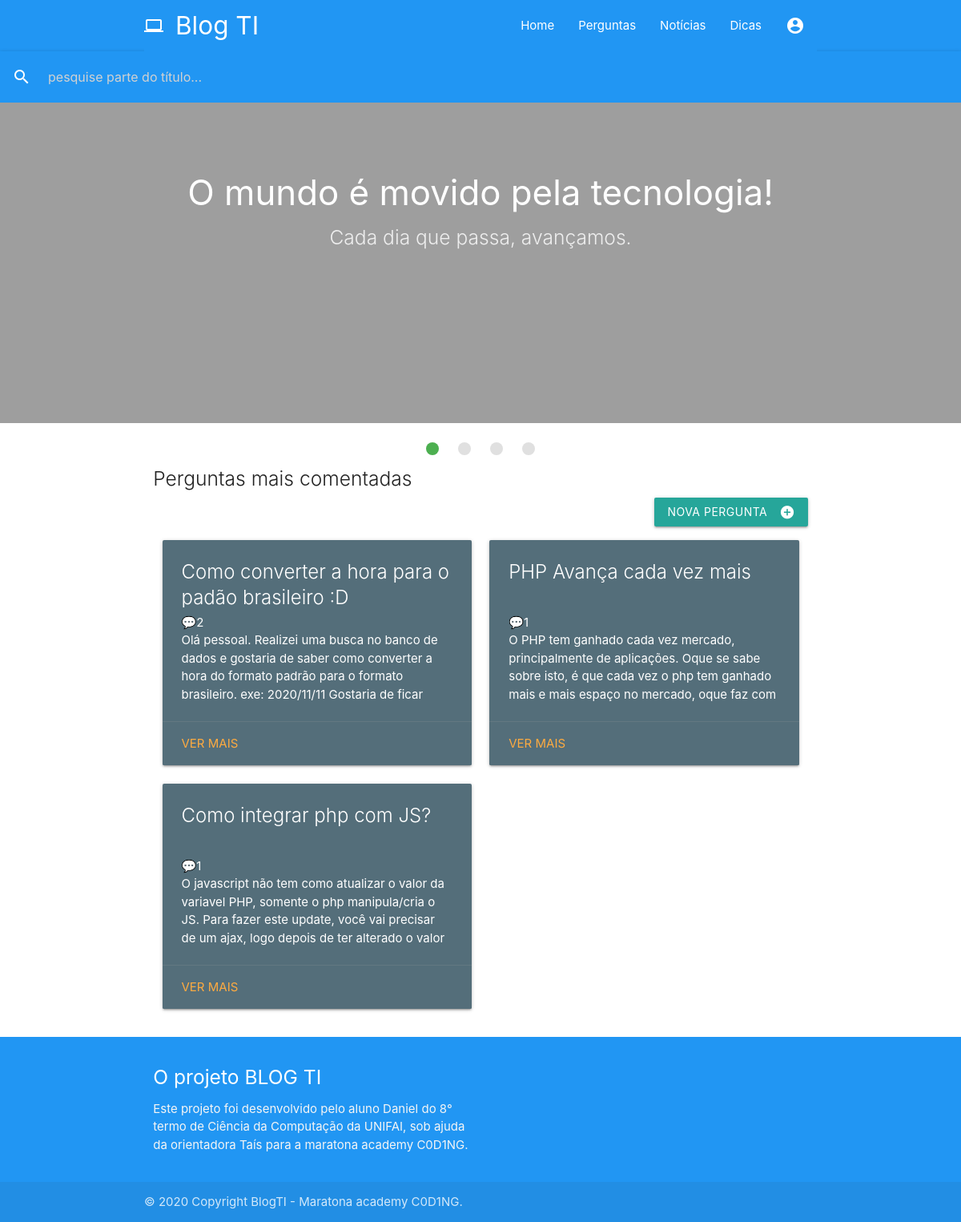
The page / on the database its author committed.
### tables this page shows
CREATE TABLE `Post` (
  `id_post` int(11) NOT NULL,
  `tipo_post` int(11) NOT NULL,
  `titulo` varchar(255) NOT NULL,
  `descricao` longtext NOT NULL,
  `linguagem_programacao` int(11) NOT NULL,
  `id_usuario` int(11) NOT NULL,
  `dataHora` datetime NOT NULL,
  `resolvido` int(11) DEFAULT NULL
);

### model/posts.php (called while the page is built, shortened)
<?php
     class Posts{
        public function ListaPerguntaComentadas(){
         $sql = "SELECT * FROM BuscaPostComents ";
        $objetdoConexao =  mysqli_connect('localhost','root','','blogti');
        $resultado = mysqli_query($objetdoConexao, $sql);
        return  $resultado;
       }
      public function  totalComentario($id){
            $objetdoConexao =  mysqli_connect('localhost','root','','blogti');
            $sql = "select * from Comentarios where id_post = $id";
          $resultado = mysqli_query($objetdoConexao, $sql);
          $dados = mysqli_num_rows($resultado);
          return $dados;
     }
}

### index.php (the view, shortened to what this page needs)
<?php
include ("model/posts.php");
$post = new Posts();
echo "<link rel=”stylesheet” type=”text/css” href=”css/custom” />"
?>
<!DOCTYPE html>
  <html>
    <head>
       <link hel="stylesheet" href="css/custom.css">
        <link rel="stylesheet" type="text/css" href="/styles.css" media="screen" />
        <link rel="stylesheet" href="https://cdnjs.cloudflare.com/ajax/libs/materialize/1.0.0/css/materialize.min.css">
         <link hel="stylesheet" href="css/custom.css">
    </head>
    <body>
      <nav class="blue">
    <div class="container ">
      <div class="nav-wrapper blue">
      <a href="#!" class="brand-logo"><i class="material-icons">computer
</i>Blog TI</a>
      <ul class="right hide-on-med-and-down">
        <li><a href="./">Home</a></li>
        <li><a href="view/perguntas.php">Perguntas</a></li>
        <li><a href="view/noticias.php">Notícias</a></li>
        <li><a href="view/dicas.php">Dicas</a></li>
        <li><a href="view/login.php"><i class="material-icons">account_circle</i></a></li>
      </ul>
    </div>
  </nav>
<nav class="blue">
    <div class="nav-wrapper">
      <form  action="controller/controlador.php" method="POST">
        <div class="input-field">
          <input id="search" type="search" name="search" placeholder="pesquise parte do título..."  required>
          <label class="label-icon" for="search" name="search"><i class="material-icons">search</i></label>
          <i class="material-icons">close</i>
        </div>
      </form>
    </div>
  </nav>
     <div class="slider">
    <ul class="slides">
      <li>
        <img src="http://www.ibes.med.br/wp-content/uploads/2018/11/sistema-1-1110x550.jpg">
        <div class="caption center-align">
          <h3>O mundo é movido pela tecnologia!</h3>
          <h5 class="light grey-text text-lighten-3">Cada dia que passa, avançamos.</h5>
        </div>
      </li>
    </ul>
  </div>
<div class="row container">
    <section class=" col s12 m6 l12">
      <h5 class="light">Perguntas mais comentadas</h5>
           <a href="view/login.php" class="waves-effect waves-light btn" style="float: right;"><i class="material-icons right">add_circle</i>Nova pergunta</a>
           <br/>
           <br/>
      <?php
          $Postagem = $post->ListaPerguntaComentadas();
          while($conteudo = mysqli_fetch_array($Postagem)):
            $totalcoments = $post->totalComentario($conteudo['id_post']);
          ?>
            <article class="col s12 l6 xl4">
            <div class="card blue-grey darken-1" >
            <div class="card-content white-text">
              <span class="card-title"style="height: 60px; overflow: hidden;"><?php echo $conteudo['titulo'] ?></span>
              <div style="height: 110px; overflow: hidden;">
                <span>💬<?php echo ($totalcoments)?> </span>
               <p><?php echo $conteudo['post'] ?></p>
              </div>
            </div>
            <div class="card-action">
              <a href="view/postitem.php?id=<?php echo $conteudo['id_post'];?>">Ver mais</a>
            </div>
          </div>
          </article>
      <?php endwhile;?>
    </section>
</div>
<?php
include_once 'view/includes/footer.php';
?>

### view/includes/footer.php (shortened to what this page needs)
 <footer class="page-footer blue">
          <div class="container">
            <div class="row">
              <div class="col l6 s12">
                <h5 class="white-text">O projeto BLOG TI</h5>
                <p class="grey-text text-lighten-4">Este projeto foi desenvolvido pelo aluno Daniel do 8° termo de Ciência da Computação da UNIFAI, sob ajuda da orientadora Taís para a maratona academy C0D1NG.</p>
              </div>
            </div>
          </div>
          <div class="footer-copyright">
            <div class="container">
            © 2020 Copyright BlogTI - Maratona academy C0D1NG.
            </div>
          </div>
        </footer>
</body>
</html>

### rows shown on the page
post: titulo "Como converter a hora para o padão brasileiro :D", totalcoments "2", post "Olá pessoal. Realizei uma busca no banco de dados e gostaria de saber como converter a hora do formato padrão para o formato brasileiro. exe: 2020/11/11 Gostaria de ficar…"
post: titulo "PHP Avança cada vez mais", totalcoments "1", post "O PHP tem ganhado cada vez mercado, principalmente de aplicações. Oque se sabe sobre isto, é que cada vez o php tem ganhado mais e mais espaço no mercado, oque faz com…"
post: titulo "Como integrar php com JS?", totalcoments "1", post "O javascript não tem como atualizar o valor da variavel PHP, somente o php manipula/cria o JS. Para fazer este update, você vai precisar de um ajax, logo depois de ter alterado o valor…"
